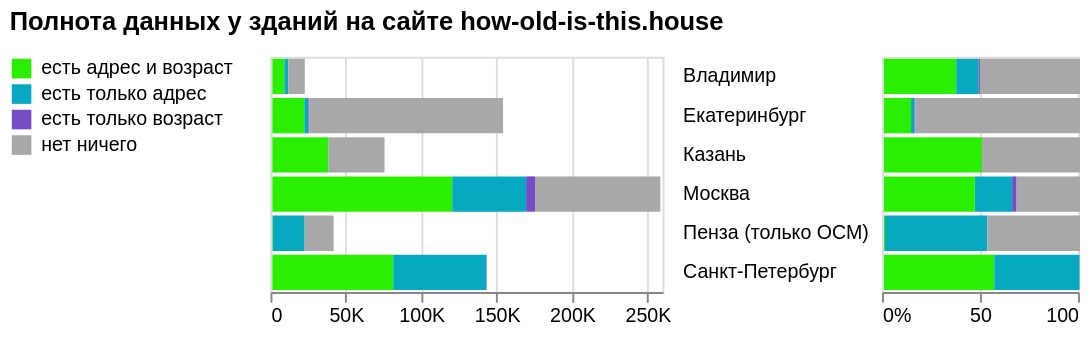

Vega-Lite specification stored for this chart:
### Vega-Lite specification from a JSON file in a GitHub repository (floating-point values rounded to 4 significant figures)
{"$schema": "https://vega.github.io/schema/vega-lite/v5.json", "title": {"text": "Полнота данных у зданий на сайте how-old-is-this.house", "offset": 10, "align": "left", "anchor": "start"}, "data": {"values": [{"city": "Пенза (только ОСМ)", "category": "есть адрес и возраст", "value": 219}, {"city": "Пенза (только ОСМ)", "category": "есть только адрес", "value": 21145}, {"city": "Пенза (только ОСМ)", "category": "есть только возраст", "value": 14}, {"city": "Пенза (только ОСМ)", "category": "нет ничего", "value": 19168}, {"city": "Владимир", "category": "есть адрес и возраст", "value": 7904}, {"city": "Владимир", "category": "есть только адрес", "value": 2454}, {"city": "Владимир", "category": "есть только возраст", "value": 134}, {"city": "Владимир", "category": "нет ничего", "value": 10938}, {"city": "Екатеринбург", "category": "есть адрес и возраст", "value": 21135}, {"city": "Екатеринбург", "category": "есть только адрес", "value": 2752}, {"city": "Екатеринбург", "category": "есть только возраст", "value": 587}, {"city": "Екатеринбург", "category": "нет ничего", "value": 128486}, {"city": "Казань", "category": "есть адрес и возраст", "value": 37147}, {"city": "Казань", "category": "есть только адрес", "value": 32}, {"city": "Казань", "category": "есть только возраст", "value": 43}, {"city": "Казань", "category": "нет ничего", "value": 37124}, {"city": "Москва", "category": "есть адрес и возраст", "value": 119261}, {"city": "Москва", "category": "есть только адрес", "value": 48993}, {"city": "Москва", "category": "есть только возраст", "value": 5875}, {"city": "Москва", "category": "нет ничего", "value": 83148}, {"city": "Санкт-Петербург", "category": "есть адрес и возраст", "value": 80099}, {"city": "Санкт-Петербург", "category": "есть только адрес", "value": 61936}, {"city": "Санкт-Петербург", "category": "есть только возраст", "value": 66}, {"city": "Санкт-Петербург", "category": "нет ничего", "value": 251}]}, "hconcat": [{"width": 200, "mark": {"type": "bar", "xOffset": 1}, "encoding": {"x": {"aggregate": "sum", "field": "value", "axis": {"title": null, "labelExpr": "round(datum.value / 1000) + (datum.value > 0 ? 'K' : '')"}}, "y": {"field": "city", "axis": {"title": null, "orient": "right", "tickSize": 0, "labelPadding": 10, "domain": false}, "sort": {"field": "city"}}, "color": {"field": "category", "scale": {"domain": ["есть адрес и возраст", "есть только адрес", "есть только возраст", "нет ничего"], "range": ["#2BEF00", "#07A9C1", "#764CC2", "#A8A8A8"]}, "legend": {"title": null, "orient": "left"}}}}, {"width": 100, "mark": {"type": "bar", "xOffset": 1}, "encoding": {"x": {"aggregate": "sum", "field": "value", "stack": "normalize", "axis": {"title": null, "labelExpr": "datum.value * 100 + (datum.value === 0 ? '%' : '')"}}, "y": {"field": "city", "axis": null, "sort": {"field": "city"}}, "color": {"field": "category", "scale": {"domain": ["есть адрес и возраст", "есть только адрес", "есть только возраст", "нет ничего"], "range": ["#2BEF00", "#07A9C1", "#764CC2", "#A8A8A8"]}, "legend": {"title": null, "orient": "left"}}}}], "spacing": 5}
